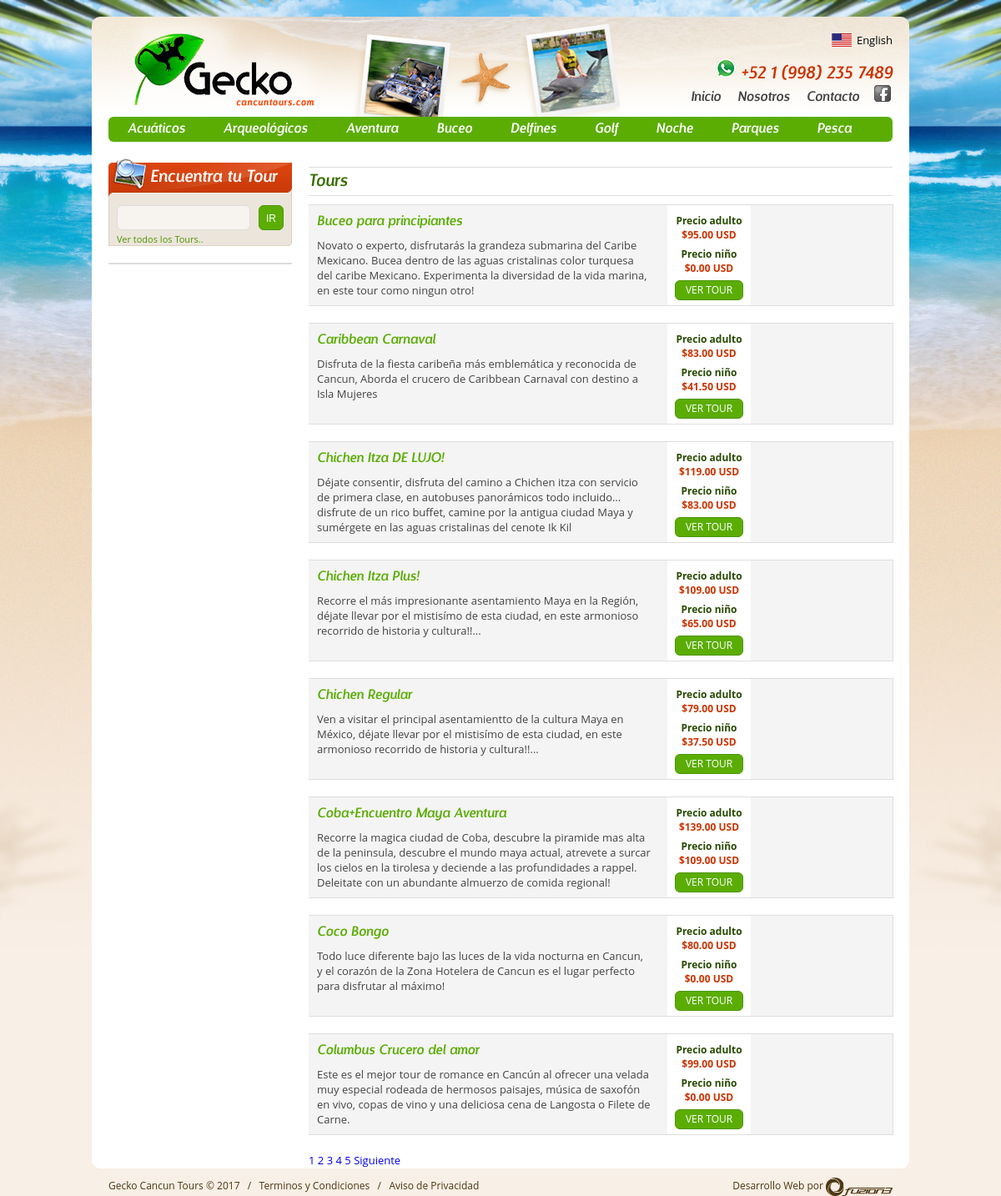
/todos.php, run on the app's committed database.
### tables this page shows
CREATE TABLE `categorias` (
  `id_cat` int(11) NOT NULL AUTO_INCREMENT,
  `nom_cat` varchar(100) NOT NULL,
  `nom_catIng` varchar(100) DEFAULT NULL,
  `imagen_cat` varchar(200) DEFAULT NULL,
  `texto_cat` text,
  `texto_catIng` text,
  `titleCat` varchar(200) DEFAULT NULL,
  `titleCatIng` varchar(200) DEFAULT NULL,
  `descriptionCat` text,
  `descriptionCatIng` text,
  `keywordsCat` text,
  `keywordsCatIng` text,
  PRIMARY KEY (`id_cat`)
);

CREATE TABLE `tours` (
  `id_tour` int(11) NOT NULL AUTO_INCREMENT,
  `cat_id` int(11) NOT NULL,
  `localizacion_id` int(11) NOT NULL,
  `nom_tour` varchar(250) NOT NULL,
  `nom_tourIng` varchar(250) DEFAULT NULL,
  `tm` varchar(3) NOT NULL,
  `precio_adulto` double(10,2) DEFAULT NULL,
  `precio_nino` double(10,2) DEFAULT NULL,
  `precio_regular` double(10,2) DEFAULT NULL,
  `imagen` varchar(200) DEFAULT NULL,
  `descripcion` varchar(255) NOT NULL,
  `descripcionIng` varchar(255) DEFAULT NULL,
  `texto_tour` text,
  `texto_tourIng` text,
  `duracion` varchar(100) DEFAULT NULL,
  `temporada` varchar(100) DEFAULT NULL,
  `disponibilidad` varchar(100) DEFAULT NULL,
  `horario` varchar(100) DEFAULT NULL,
  `ideal_para` varchar(100) DEFAULT NULL,
  `n_personas` varchar(100) DEFAULT NULL,
  `l_partida` varchar(100) DEFAULT NULL,
  `l_llegada` varchar(100) DEFAULT NULL,
  `r_adecuada` varchar(100) DEFAULT NULL,
  `duracionIng` varchar(100) DEFAULT NULL,
  `temporadaIng` varchar(100) DEFAULT NULL,
  `disponibilidadIng` varchar(100) DEFAULT NULL,
  `horarioIng` varchar(100) DEFAULT NULL,
  `ideal_paraIng` varchar(100) DEFAULT NULL,
  `n_personasIng` varchar(100) DEFAULT NULL,
  `l_partidaIng` varchar(100) DEFAULT NULL,
  `l_llegadaIng` varchar(100) DEFAULT NULL,
  `r_adecuadaIng` varchar(100) DEFAULT NULL,
  `lat` float(10,6) DEFAULT NULL,
  `lon` float(10,6) DEFAULT NULL,
  `title` text,
  `keywords` text,
  `description` text,
  `titleIng` text,
  `keywordsIng` text,
  `descriptionIng` text,
  `listado` varchar(2) NOT NULL,
  `destacado` varchar(2) NOT NULL,
  PRIMARY KEY (`id_tour`)
);

### include/config.php (called while the page is built, shortened)
<?php
$idiomaDB ="";
$carpetaRaiz = "/";
$page = basename($_SERVER['SCRIPT_NAME']);
if($_SERVER['SERVER_PORT'] and $_SERVER['SERVER_PORT'] <> 80 ){$path = 'http://'.$_SERVER['SERVER_NAME'].':'.$_SERVER['SERVER_PORT'].$carpetaRaiz;}
else {$path = 'http://'.$_SERVER['SERVER_NAME'].$carpetaRaiz;}
?>

### include/function.php (called while the page is built, shortened)
<?php
function urls_amigables($url) {
$url = strtolower($url);
$find = array('&aacute;', '&eacute;', '&iacute;', '&oacute;', '&uacute;', '&ntilde;', '&amp;', '&');
$repl = array('a', 'e', 'i', 'o', 'u', 'n', 'and', '');
$url = str_replace ($find, $repl, $url);
$find = array(' ', '&', '\r\n', '\n', '+');
$url = str_replace ($find, '-', $url);
$find = array('/[^a-z0-9\-<>]/', '/[\-]+/', '/<[^>]*>/');
$repl = array('', '-', '');
$url = preg_replace ($find, $repl, $url);
return $url;
}
?>

### todos.php (the view, shortened to what this page needs)
<?php
require_once('Connections/conexion.php');
include("include/config.php");
include('include/function.php');
$currentPage = $_SERVER["PHP_SELF"];
$maxRows_TCategoria = 8;
$pageNum_TCategoria = 0;
$startRow_TCategoria = $pageNum_TCategoria * $maxRows_TCategoria;
$colname_id = "-1";
$query_DCategoria = sprintf("SELECT * FROM categorias WHERE id_cat = %s" , GetSQLValueString($colname_id, "int"));
$DCategoria = mysql_query($query_DCategoria, $conexion) or die(mysql_error());
$row_DCategoria = mysql_fetch_assoc($DCategoria);
$query_TCategoria = sprintf("SELECT * FROM tours AS T INNER JOIN localizacion AS L ON (T.localizacion_id = L.id_localizacion) INNER JOIN  categorias AS C ON (T.cat_id = C.id_cat) WHERE T.listado = 'SI' ORDER BY T.nom_tour ASC");
$query_limit_TCategoria = sprintf("%s LIMIT %d, %d", $query_TCategoria, $startRow_TCategoria, $maxRows_TCategoria);
$TCategoria = mysql_query($query_limit_TCategoria, $conexion) or die(mysql_error());
$row_TCategoria = mysql_fetch_assoc($TCategoria);
if (isset($_GET['totalRows_TCategoria'])) {
  $totalRows_TCategoria = $_GET['totalRows_TCategoria'];
} else {
  $all_TCategoria = mysql_query($query_TCategoria);
  $totalRows_TCategoria = mysql_num_rows($all_TCategoria);
}
$totalPages_TCategoria = ceil($totalRows_TCategoria/$maxRows_TCategoria)-1;
$queryString_TCategoria = "";
$queryString_TCategoria = sprintf("&totalRows_TCategoria=%d%s", $totalRows_TCategoria, $queryString_TCategoria);
?>
<?php include("include/html.php"); ?>
<head>
<?php include("include/css.php"); ?>
</head>
<body>
<div id="wrapper">
<div class="container">
<?php include("include/header.php"); ?>
<?php include("include/aside.php"); ?>
<div class="twelve columns">
<div class="eight columns omega">
</div>
<h2 class="titulo">Tours <?php echo $row_DCategoria['nom_cat'.$idiomaDB]; ?></h2>
<section class="listado clearfix">
        <?php if ($totalRows_TCategoria > 0) { ?>
        <?php do {
	  $nom_tour = trim($row_TCategoria['nom_tour'.$idiomaDB]);
	  $nom_tour = htmlentities($nom_tour, ENT_COMPAT, 'utf-8');
?>
<article>
<div class="datosTour seven columns">
<h3 class="nomTour"><a class="ax" href="<?php echo $path; ?>detalles/<?php echo $row_TCategoria['id_tour']."-".urls_amigables($nom_tour).".php"; ?>" title=""><? echo $row_TCategoria['nom_tour'.$idiomaDB]; ?></a></h3>
<p class="desTour"><?php echo $row_TCategoria['descripcion'.$idiomaDB]; ?></p>
</div>
<div class="preTour two columns omega">
 <?php $precio_adulto = number_format($row_TCategoria['precio_adulto'],2); ?>
<p><?php echo PRECIOADULTO; ?> <span>$<?php echo $precio_adulto; ?> <?php echo $row_TCategoria['tm']; ?></span></p>
<?php $precio_nino = number_format($row_TCategoria['precio_nino'], 2); ?>
<p><?php echo PRECIONINO; ?> <span>$<?php echo $precio_nino; ?> <?php echo $row_TCategoria['tm']; ?></span></p>
<a href="<?php echo $path; ?>detalles/<?php echo $row_TCategoria['id_tour']."-".urls_amigables($nom_tour).".php"; ?>" class="boton"><?php echo BOTONVERTOUR; ?></a>
</div>
</article>
<?php } while ($row_TCategoria = mysql_fetch_assoc($TCategoria)); }?>
<div id="paginacion">
          <?php
$fx_start = 0;
$fx_Pages = 10;
$fx_numOfPages = ceil($totalRows_TCategoria/$maxRows_TCategoria);
if ($fx_Pages == -1 || $fx_Pages > $fx_numOfPages) $fx_Pages = $fx_numOfPages;
$fx_end = $fx_Pages;
$fx_end += $fx_start;
while ($fx_numOfPages > 1 && $fx_start < $fx_end) {
  $fx_preStr = "<a href=\"#\" class=\"current\">";
  $fx_postStr = "</a>";
  $fx_delim = "";
  if ($fx_start > $fx_end-$fx_Pages) $fx_delim = "  ";
  if ($fx_start != $pageNum_TCategoria) {
    $fx_preStr = "<a href=\"".$currentPage."?pageNum_TCategoria=".$fx_start.$queryString_TCategoria."\">";
    $fx_postStr = "</a>";
  }
  echo $fx_delim.$fx_preStr.($fx_start+1).$fx_postStr;
  $fx_start++;
}
?>
<?php if ($pageNum_TCategoria < $totalPages_TCategoria) {  ?>
    <a  href="<?php printf("%s?pageNum_TCategoria=%d%s", $currentPage, min($totalPages_TCategoria, $pageNum_TCategoria + 1), $queryString_TCategoria); ?>" class="next">Siguiente</a>
    <?php }  ?>
		</div>
</section>
</div>
</div>
</div>
<?php include("include/footer.php"); ?>
</body>
</html>

### include/html.php
<!DOCTYPE HTML>
<html class="no-js" lang="<?php echo IDIOMAHTML; ?>">

### include/css.php
<link rel="stylesheet" href="<?php echo $path; ?>css/estilo.css" media="screen">
<link rel="stylesheet" href="<?php echo $path; ?>modals/jquery.modal.css" media="screen">
<link rel="stylesheet" href="<?php echo $path; ?>css/jquery-ui-1.10.3.custom.min.css">

### include/header.php
<?php
$arrCategoria = array();
$query_categorias = "SELECT * FROM categorias ORDER BY nom_cat ASC";
$categorias = mysql_query($query_categorias, $conexion) or die("Error en Array Categoria de Header: ".$query_categorias);
while ($row_categorias = mysql_fetch_assoc($categorias)){
	array_push( $arrCategoria,$row_categorias );
	}
?>
<header class="sixteen columns">
<a href="<?php echo $path; ?>" title="<?php echo EMPRESA; ?>" id="logo"><img src="<?php echo $path; ?>imagenes/logo.png" alt="<?php echo EMPRESA; ?>"></a>
<a href="http://www.geckocancuntours.com/en/" title="<?php echo IDIOMA; ?>" id="idioma"><span class="<?php echo BANDERA; ?>"><?php echo IDIOMA; ?></span></a>
<p id="contacto"><img src="<?php echo $path; ?>imagenes/iconos/whatsapp.png"><span> +52 1 (998) 235 7489</span></p>
<ul id="rs">
<li><a href="https://www.facebook.com/geckocancun" class="facebook" title="Facebook" target="_blank">Facebook</a></li>
</ul>
<ul class="menu">
  <li><a href="<?php echo $path; ?>"<?php if ($page == 'index.php') {?> class="activo"<?php } ?>><?php echo NAVINICIO; ?></a></li>
  <li><a href="<?php echo $path; ?>nosotros.php"><?php echo NAVNOSOTROS; ?></a></li>
  <li><a href="<?php echo $path; ?>contacto.php" <?php if ($page == 'contacto.php') {?> class="activo" <?php } ?>><?php echo NAVCONTACTO; ?></a></li>
</ul>
<nav>
<ul>
<?php foreach($arrCategoria as $categoria) {
$nom_cat = htmlentities($categoria['nom_cat'.$idiomaDB], ENT_COMPAT, 'utf-8');
?>
<li>
<a href="<?php echo $path; ?>tours/<?php echo $categoria['id_cat']."-".urls_amigables($nom_cat).".php"; ?>" <? if(isset($_GET['id_cat']) && $_GET['id_cat'] == $categoria['id_cat']){?> class="activo" <? } ?>><?php echo $categoria['nom_cat']; ?></a>
</li>
<?php } ?>
</ul>
</nav>
</header>

### include/aside.php (shortened to what this page needs)
<aside class="four columns">
<div class="box">
<form class="buscar" id="formBuscador" name="formBuscador">
<p class="titulo"><?php echo FORMBUSCARTITULO ?></p>
    <input type="text" name="nomTour" id="ajxnomTour">
<button><?php echo FORMBUSCARBOTON ?></button>
<a href="<?php echo $path; ?>todos.php"><span class="bustour">Ver todos los Tours..</span></a>
</form>
</div>
<div id="SkypeButton_Call_gecko.cancun_1" class="skype">
</div>
</aside>

### include/footer.php (shortened to what this page needs)
<footer>
<div class="container">
<div class="eight columns">
<p id="copyright"><?php echo EMPRESA.' &copy; '.date("Y"); ?> &nbsp; / &nbsp; <a href="#ex1" rel="modal:open">Terminos y Condiciones</a> &nbsp; / &nbsp; <a href="#ex2" rel="modal:open">Aviso de Privacidad</a></p>
</div>
<div class="eight columns">
<p id="byfuzion"><?php echo BYFUZION3; ?> <a href="http://www.fuzion3.com/" title="<?php echo FUZION3; ?>" target="_blank"><img src="<?php echo $path; ?>imagenes/fuzion3.png" alt="<?php echo FUZION3; ?>"></a></p>
</div>
</div>
</footer>

### css/skeleton.css (style rules this page uses)
.container { position: relative; width: 960px; margin: 0 auto; padding: 0; }
.container .column, .container .columns { float: left; display: inline; margin-left: 10px; margin-right: 10px; }
.column.omega, .columns.omega { margin-right: 0; }
.container .two.columns { width: 100px; }
.container .four.columns { width: 220px; }
.container .seven.columns { width: 400px; }
.container .eight.columns { width: 460px; }
.container .twelve.columns { width: 700px; }
.container .sixteen.columns { width: 940px; }
.container:after { content: "\0020"; display: block; height: 0; clear: both; visibility: hidden; }
.clearfix:before, .clearfix:after, .row:before, .row:after { content: '\0020'; display: block; overflow: hidden; visibility: hidden; width: 0; height: 0; }
.row:after, .clearfix:after { clear: both; }
.row, .clearfix { zoom: 1; }

### data on the page
categorias: nom_cat "Acuáticos"
categorias: nom_cat "Arqueológicos"
categorias: nom_cat "Aventura"
categorias: nom_cat "Buceo"
categorias: nom_cat "Delfines"
categorias: nom_cat "Golf"
categorias: nom_cat "Noche"
categorias: nom_cat "Parques"
categorias: nom_cat "Pesca"
tours: nom_tour "Buceo para principiantes", descripcion "Novato o experto, disfrutarás la grandeza submarina del Caribe Mexicano. Bucea dentro de las aguas cristalinas color turquesa del caribe Mexicano. Experimenta la diversidad de la vida marina, en este tour como ningun otro!", precio_adulto "95.00", tm "USD", precio_nino "0.00"
tours: nom_tour "Caribbean Carnaval", descripcion "Disfruta de la fiesta caribeña más emblemática y reconocida de Cancun, Aborda el crucero de Caribbean Carnaval con destino a Isla Mujeres", precio_adulto "83.00", tm "USD", precio_nino "41.50"
tours: nom_tour "Chichen Itza DE LUJO!", descripcion "Déjate consentir, disfruta del camino a Chichen itza con servicio de primera clase, en autobuses panorámicos todo incluido… disfrute de un rico buffet, camine por la antigua ciudad Maya y sumérgete en las aguas cristalinas del cenote Ik Kil", precio_adulto "119.00", tm "USD", precio_nino "83.00"
tours: nom_tour "Chichen Itza Plus!", descripcion "Recorre el más impresionante asentamiento Maya en la Región, déjate llevar por el mistisímo de esta ciudad, en este armonioso recorrido de historia y cultura!!...", precio_adulto "109.00", tm "USD", precio_nino "65.00"
tours: nom_tour "Chichen Regular", descripcion "Ven a visitar el principal asentamientto de la cultura Maya en México, déjate llevar por el mistisímo de esta ciudad, en este armonioso recorrido de historia y cultura!!...", precio_adulto "79.00", tm "USD", precio_nino "37.50"
tours: nom_tour "Coba+Encuentro Maya Aventura", descripcion "Recorre la magica ciudad de Coba, descubre la piramide mas alta de la peninsula, descubre el mundo maya actual, atrevete a surcar los cielos en la tirolesa y deciende a las profundidades a rappel. Deleitate con un abundante almuerzo de comida regional!", precio_adulto "139.00", tm "USD", precio_nino "109.00"
tours: nom_tour "Coco Bongo", descripcion "Todo luce diferente bajo las luces de la vida nocturna en Cancun, y el corazón de la Zona Hotelera de Cancun es el lugar perfecto para disfrutar al máximo!", precio_adulto "80.00", tm "USD", precio_nino "0.00"
tours: nom_tour "Columbus Crucero del amor", descripcion "Este es el mejor tour de romance en Cancún al ofrecer una velada muy especial rodeada de hermosos paisajes, música de saxofón en vivo, copas de vino y una deliciosa cena de Langosta o Filete de Carne.", precio_adulto "99.00", tm "USD", precio_nino "0.00"

### other printed values
IDIOMA "English"
NAVINICIO "Inicio"
NAVNOSOTROS "Nosotros"
NAVCONTACTO "Contacto"
FORMBUSCARTITULO "Encuentra tu Tour"
FORMBUSCARBOTON "IR"
EMPRESA "Gecko Cancun Tours"
BYFUZION3 "Desarrollo Web por"
